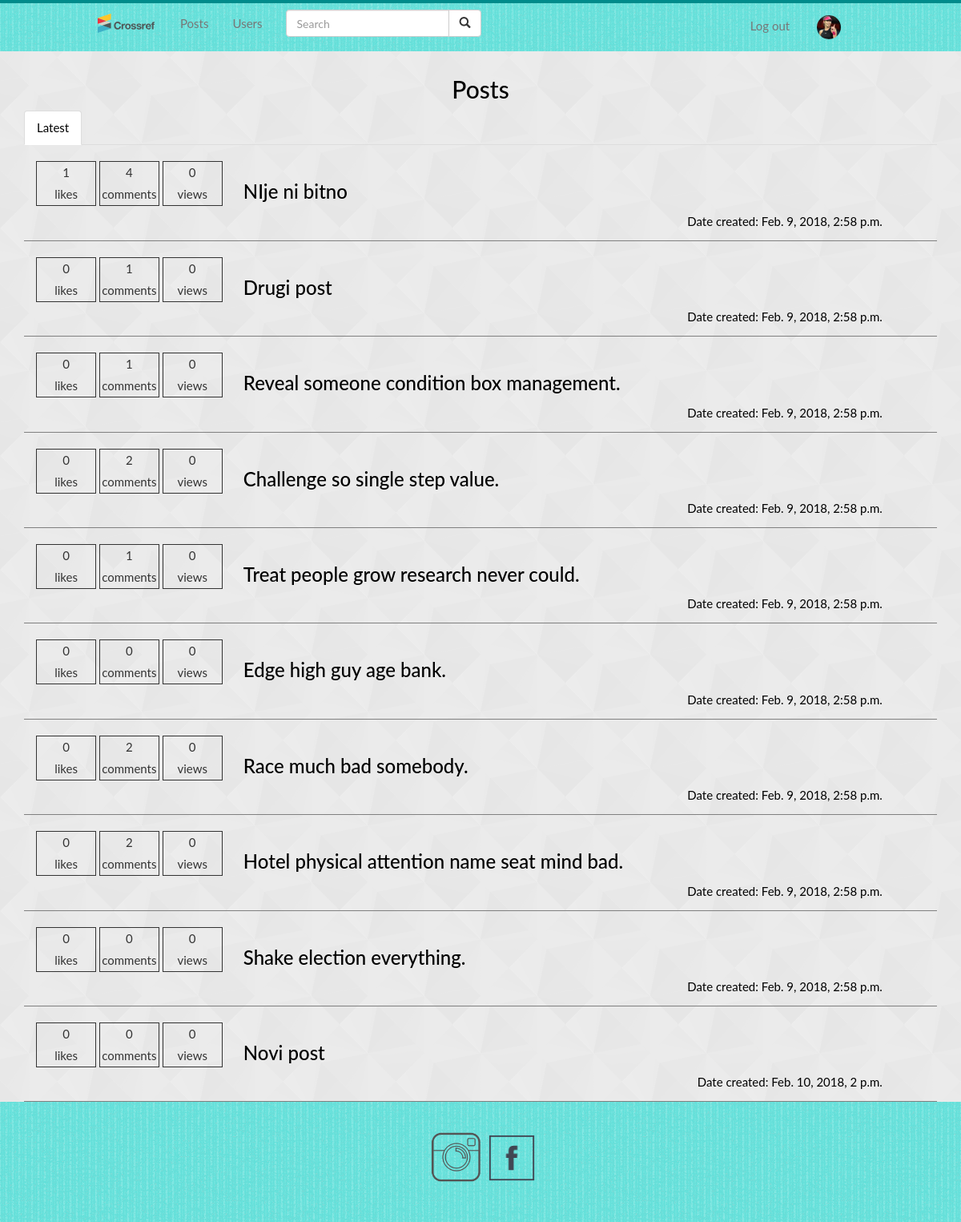
Screenshot of /posts/ (signed in) with the database file from the repository.
### users/models.py (models this page shows, shortened)
class UserDetails(models.Model):
    user = models.OneToOneField(User, on_delete=models.CASCADE)
    bio = models.TextField(max_length=500, blank=True)
    image = models.URLField(blank=True, default='http://127.0.0.1:8000/static/img/man.png')

### posts/models.py (models this page shows, shortened)
class Post(models.Model):
    title = models.CharField(max_length=255)
    body = models.TextField()
    deleted = models.BooleanField(default=False)
    likes = models.IntegerField(default=0)
    views = models.IntegerField(default=0)
    created_at = models.DateTimeField(auto_now_add=True)
    user_id = models.ForeignKey(User, on_delete=models.CASCADE)
    @property
    def number_of_comments(self):
        return Comment.objects.filter(post_id=self.pk).count()

### posts/views.py (the view)
# urls.py: path('posts/', posts, name='posts'),
def posts(request):
    return render(request, 'posts.html', {'posts': Post.objects.filter(deleted=False)})

### templates/posts.html
{% extends 'base.html' %}
{% block content %}
    {% include 'includes/poststabs.html' %}
{% endblock content %}

### templates/includes/navbar.html (shortened to what this page needs)
{% load static %}
<nav id="global-nav" class="navbar navbar-default navbar-fixed-top">
    <div class="container-fluid">
        <div class="navbar-header" style="width: 5em;">
            <a class="navbar-brand" href="{% url 'index' %}" style="width: 100%; padding: 2px;">
                <img src="{% static 'img/logo.svg' %}" alt="LOGO" style="height: 100%; width: 100%;">
            </a>
        </div>
        <div class="collapse navbar-collapse" id="myNavbar">
            <ul id="navBarList" class="nav navbar-nav">
                <li>
                    <a href="{% url 'posts' %}">Posts</a>
                </li>
                <li>
                    <a href="{% url 'users' %}">Users</a>
                </li>
                <li>
                    <form action="" class="navbar-form" role="search">
                        <div class="input-group">
                            <input type="text" class="form-control" placeholder="Search" name="q">
                            <div class="input-group-btn">
                                <button class="btn btn-default" type="submit">
                                    <i class="glyphicon glyphicon-search"></i>
                                </button>
                            </div>
                        </div>
                    </form>
                </li>
            </ul>
            <ul id="rightNavList" class="nav navbar-nav pull-right">
            {% if not user.is_authenticated %}
                <li>
                    <a href="#" data-toggle="modal" data-target="#myModal">Sign In</a>
                </li>
            {% else %}
                <li>
                    <a href="{% url 'logout' %}" style="display: inline-block;">Log out</a>
                    <a href="{% url 'user' user.pk %}" style="display: inline-block;"><img id="profilePic" class="img-circle" src="{{ user.userdetails.image }}" alt="avatar"></a>
                </li>
            {% endif %}
            </ul>
        </div>
    </div>
</nav>

### templates/includes/poststabs.html
<div id="posts" class="container">
    <h2 class="text-center">Posts</h2>
    <ul class="nav nav-tabs">
        <li class="active">
            <a data-toggle="tab" href="#latestPosts">Latest</a>
        </li>
    </ul>
    <div class="tab-content">
        <div id="latestPosts" class="tab-pane fade in active ">
        {% for post in posts %}
            <div class="post">
                <div class="postStats container ">
                    <div class="likes text-center">
                        <div class="count">{{ post.likes }}</div>
                        <div>likes</div>
                    </div>
                    <div class="comments text-center">
                        <div class="count">{{ post.number_of_comments }}</div>
                        <div>comments</div>
                    </div>
                    <div class="views text-center">
                        <div class="count">{{ post.views }}</div>
                        <div>views</div>
                    </div>
                </div>
                <div class="postTitleDiv">
                    <a href="{% url 'post' post.pk %}"><h3>{{ post.title }}</h3></a>
                    <div class="dateCreatedDiv pull-right">
                        <p>Date created: {{ post.created_at }}</p>
                    </div>
                </div>
            </div>
        {% endfor %}
        </div>
    </div>
</div>

### static/css/style.css (style rules this page uses)
html { height: 100%; box-sizing: border-box; }
body { font: 400 15px/1.8 Lato, sans-serif; background-image: url("../img/diagmonds-light.png"); background-repeat: repeat; position: relative; margin: 0; min-height: 100%; padding-bottom: 10em; }
.container-fluid { padding-left: 9em; padding-right: 9em; background-color: #62e0da; background-image: url("../img/textured-stripes.png"); background-repeat: repeat-y; background-repeat: repeat-x; }
h2, p { color: white; }
.tab-content p { color: black; }
#posts a { color: black; }
#posts h2 { color: black; }
#posts { padding-top: 5em; }
#global-nav { border-bottom: 0px; border-top: solid 4px darkcyan; }
.post { margin-top: 20px; border-bottom: solid 1px grey; }
.postStats { display: inline-block; width: 18em; }
.likes { width: 5em; border: solid 1px; display: inline-block; }
.comments { width: 5em; border: solid 1px; display: inline-block; }
.views { width: 5em; border: solid 1px; display: inline-block; }
.postTitleDiv { width: 70%; display: inline-block; }
.postTitleDiv h3 { margin-top: 0; }
#profilePic { width: 2em; height: 2em; }

### rows the page displays
Post: likes "1", number_of_comments "4", views "0", title "NIje ni bitno", created_at "Feb. 9, 2018, 2:58 p.m."
Post: likes "0", number_of_comments "1", views "0", title "Drugi post", created_at "Feb. 9, 2018, 2:58 p.m."
Post: likes "0", number_of_comments "1", views "0", title "Reveal someone condition box management.", created_at "Feb. 9, 2018, 2:58 p.m."
Post: likes "0", number_of_comments "2", views "0", title "Challenge so single step value.", created_at "Feb. 9, 2018, 2:58 p.m."
Post: likes "0", number_of_comments "1", views "0", title "Treat people grow research never could.", created_at "Feb. 9, 2018, 2:58 p.m."
Post: likes "0", number_of_comments "0", views "0", title "Edge high guy age bank.", created_at "Feb. 9, 2018, 2:58 p.m."
Post: likes "0", number_of_comments "2", views "0", title "Race much bad somebody.", created_at "Feb. 9, 2018, 2:58 p.m."
Post: likes "0", number_of_comments "2", views "0", title "Hotel physical attention name seat mind bad.", created_at "Feb. 9, 2018, 2:58 p.m."
Post: likes "0", number_of_comments "0", views "0", title "Shake election everything.", created_at "Feb. 9, 2018, 2:58 p.m."
Post: likes "0", number_of_comments "0", views "0", title "Novi post", created_at "Feb. 10, 2018, 2 p.m."
